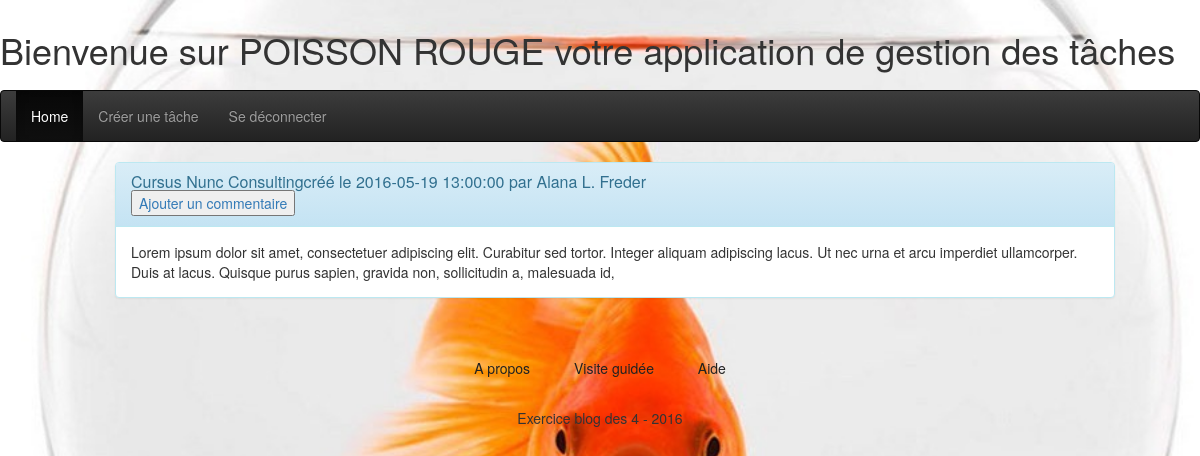
The page /index.php?page=article&artId=1 (signed in) on the database its author committed.
### tables this page shows
CREATE TABLE IF NOT EXISTS `articles` (
  `id` int(10) unsigned NOT NULL AUTO_INCREMENT,
  `titre` varchar(63) NOT NULL,
  `contenu` varchar(2047) NOT NULL,
  `autheur` varchar(15) NOT NULL,
  `date_creation` timestamp NOT NULL DEFAULT CURRENT_TIMESTAMP,
  `hide_article` varchar(7) NOT NULL,
  `id_author` int(10) unsigned NOT NULL,
  PRIMARY KEY (`id`),
  KEY `id_author` (`id_author`)
);

### apps/content.php (called while the page is built)
<?php
require('views/content.phtml');
?>

### apps/skel.php (called while the page is built)
<?php
require('views/skel.phtml');
?>

### index.php (called while the page is built, shortened)
<?php
require('apps/skel.php');
?>

### views/article.phtml (the view, shortened to what this page needs)
<div class="container">
	<div class="row">
		<div class="panel panel-info">
			<div class="panel-heading">
			<h3 class="panel-title"><?=$artTitle?>créé le <?=$artCreaDate?> par <?=$artAuthor?></h3>
			<form action="" method="get" class="comment">
				<a href="?page=artCommentCrea&artId=<?=$artId?>">
					<button type="submit" nom="bouton_creer_com">Ajouter un commentaire</button>
				</a>
			</form>
			</div>
			<div class="panel-body">
			    <?=$artContent?>
			</div>
		</div>
	</div>
</div>

### public/styles/style.css (style rules this page uses)
body { background: url('../images/poisson-rouge1.jpg') no-repeat top center; -webkit-background-size: cover; background-size: cover; background-attachment: fixed; }
.container { width: 1000px; margin: 0 auto; }
.container, img { margin-bottom: 20px; }

### rows shown on the page
articles: titre "Cursus Nunc Consulting", date_creation "2016-05-19 13:00:00", autheur "Alana L. Freder", contenu "Lorem ipsum dolor sit amet, consectetuer adipiscing elit. Curabitur sed tortor. Integer aliquam adipiscing lacus. Ut nec urna et arcu imperdiet ullamcorper. Duis at lacus. Quisque purus sapien, gravida non, sollicitudin a, malesuada id,"
